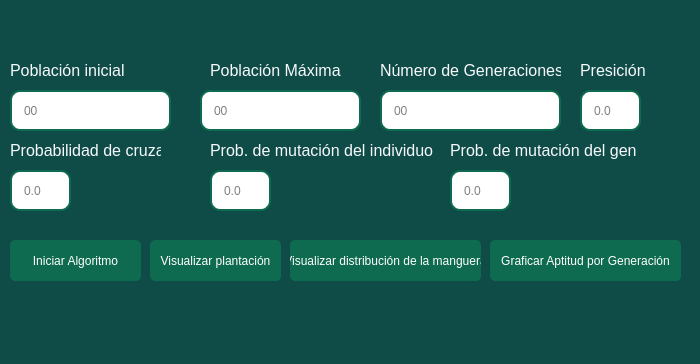
<?xml version="1.0" encoding="UTF-8"?>
<ui version="4.0">
 <class>MainWindow</class>
 <widget class="QMainWindow" name="MainWindow">
  <property name="geometry">
   <rect>
    <x>0</x>
    <y>0</y>
    <width>700</width>
    <height>364</height>
   </rect>
  </property>
  <property name="windowTitle">
   <string>MainWindow</string>
  </property>
  <property name="styleSheet">
   <string notr="true">background: #0f4c48;</string>
  </property>
  <widget class="QWidget" name="centralwidget">
   <widget class="QLabel" name="label_7">
    <property name="geometry">
     <rect>
      <x>10</x>
      <y>60</y>
      <width>131</width>
      <height>21</height>
     </rect>
    </property>
    <property name="styleSheet">
     <string notr="true">color: rgb(247, 249, 251);</string>
    </property>
    <property name="text">
     <string>&lt;html&gt;&lt;head/&gt;&lt;body&gt;&lt;p&gt;&lt;span style=&quot; font-size:12pt;&quot;&gt;Población inicial&lt;/span&gt;&lt;/p&gt;&lt;/body&gt;&lt;/html&gt;</string>
    </property>
   </widget>
   <widget class="QLineEdit" name="input_pobInicial">
    <property name="geometry">
     <rect>
      <x>10</x>
      <y>90</y>
      <width>161</width>
      <height>41</height>
     </rect>
    </property>
    <property name="styleSheet">
     <string notr="true">color: black; 
background-color: none; 
border: 2px solid #0e6b4f; 
padding: 10px; 
border-radius: 10px;</string>
    </property>
    <property name="text">
     <string/>
    </property>
    <property name="placeholderText">
     <string>00</string>
    </property>
   </widget>
   <widget class="QLabel" name="label_8">
    <property name="geometry">
     <rect>
      <x>210</x>
      <y>60</y>
      <width>131</width>
      <height>21</height>
     </rect>
    </property>
    <property name="styleSheet">
     <string notr="true">color: rgb(247, 249, 251);</string>
    </property>
    <property name="text">
     <string>&lt;html&gt;&lt;head/&gt;&lt;body&gt;&lt;p&gt;&lt;span style=&quot; font-size:12pt;&quot;&gt;Población Máxima&lt;/span&gt;&lt;/p&gt;&lt;/body&gt;&lt;/html&gt;</string>
    </property>
   </widget>
   <widget class="QLineEdit" name="input_pobMaxima">
    <property name="geometry">
     <rect>
      <x>200</x>
      <y>90</y>
      <width>161</width>
      <height>41</height>
     </rect>
    </property>
    <property name="styleSheet">
     <string notr="true">color: black; 
background-color: none; 
border: 2px solid #0e6b4f; 
padding: 10px; 
border-radius: 10px;</string>
    </property>
    <property name="text">
     <string/>
    </property>
    <property name="placeholderText">
     <string>00</string>
    </property>
   </widget>
   <widget class="QLabel" name="label_9">
    <property name="geometry">
     <rect>
      <x>380</x>
      <y>60</y>
      <width>181</width>
      <height>21</height>
     </rect>
    </property>
    <property name="styleSheet">
     <string notr="true">color: rgb(247, 249, 251);</string>
    </property>
    <property name="text">
     <string>&lt;html&gt;&lt;head/&gt;&lt;body&gt;&lt;p&gt;&lt;span style=&quot; font-size:12pt;&quot;&gt;Número de Generaciones&lt;/span&gt;&lt;/p&gt;&lt;/body&gt;&lt;/html&gt;</string>
    </property>
   </widget>
   <widget class="QLineEdit" name="input_numGeneraciones">
    <property name="geometry">
     <rect>
      <x>380</x>
      <y>90</y>
      <width>181</width>
      <height>41</height>
     </rect>
    </property>
    <property name="styleSheet">
     <string notr="true">color: black; 
background-color: none; 
border: 2px solid #0e6b4f; 
padding: 10px; 
border-radius: 10px;</string>
    </property>
    <property name="text">
     <string/>
    </property>
    <property name="placeholderText">
     <string>00</string>
    </property>
   </widget>
   <widget class="QLabel" name="label_10">
    <property name="geometry">
     <rect>
      <x>580</x>
      <y>60</y>
      <width>71</width>
      <height>21</height>
     </rect>
    </property>
    <property name="styleSheet">
     <string notr="true">color: rgb(247, 249, 251);</string>
    </property>
    <property name="text">
     <string>&lt;html&gt;&lt;head/&gt;&lt;body&gt;&lt;p&gt;&lt;span style=&quot; font-size:12pt;&quot;&gt;Presición&lt;/span&gt;&lt;/p&gt;&lt;/body&gt;&lt;/html&gt;</string>
    </property>
   </widget>
   <widget class="QLineEdit" name="input_presicion">
    <property name="geometry">
     <rect>
      <x>580</x>
      <y>90</y>
      <width>61</width>
      <height>41</height>
     </rect>
    </property>
    <property name="styleSheet">
     <string notr="true">color: black; 
background-color: none; 
border: 2px solid #0e6b4f; 
padding: 10px; 
border-radius: 10px;</string>
    </property>
    <property name="text">
     <string/>
    </property>
    <property name="placeholderText">
     <string>0.0</string>
    </property>
   </widget>
   <widget class="QLabel" name="label_11">
    <property name="geometry">
     <rect>
      <x>10</x>
      <y>140</y>
      <width>151</width>
      <height>21</height>
     </rect>
    </property>
    <property name="styleSheet">
     <string notr="true">color: rgb(247, 249, 251);</string>
    </property>
    <property name="text">
     <string>&lt;html&gt;&lt;head/&gt;&lt;body&gt;&lt;p&gt;&lt;span style=&quot; font-size:12pt;&quot;&gt;Probabilidad de cruza&lt;/span&gt;&lt;/p&gt;&lt;/body&gt;&lt;/html&gt;</string>
    </property>
   </widget>
   <widget class="QLineEdit" name="input_probCruza">
    <property name="geometry">
     <rect>
      <x>10</x>
      <y>170</y>
      <width>61</width>
      <height>41</height>
     </rect>
    </property>
    <property name="styleSheet">
     <string notr="true">color: black; 
background-color: none; 
border: 2px solid #0e6b4f; 
padding: 10px; 
border-radius: 10px;</string>
    </property>
    <property name="text">
     <string/>
    </property>
    <property name="placeholderText">
     <string>0.0</string>
    </property>
   </widget>
   <widget class="QLabel" name="label_12">
    <property name="geometry">
     <rect>
      <x>210</x>
      <y>140</y>
      <width>241</width>
      <height>21</height>
     </rect>
    </property>
    <property name="styleSheet">
     <string notr="true">color: rgb(247, 249, 251);</string>
    </property>
    <property name="text">
     <string>&lt;html&gt;&lt;head/&gt;&lt;body&gt;&lt;p&gt;&lt;span style=&quot; font-size:12pt;&quot;&gt;Prob. de mutación del individuo&lt;/span&gt;&lt;/p&gt;&lt;/body&gt;&lt;/html&gt;</string>
    </property>
   </widget>
   <widget class="QLabel" name="label_13">
    <property name="geometry">
     <rect>
      <x>450</x>
      <y>140</y>
      <width>191</width>
      <height>21</height>
     </rect>
    </property>
    <property name="styleSheet">
     <string notr="true">color: rgb(247, 249, 251);</string>
    </property>
    <property name="text">
     <string>&lt;html&gt;&lt;head/&gt;&lt;body&gt;&lt;p&gt;&lt;span style=&quot; font-size:12pt;&quot;&gt;Prob. de mutación del gen&lt;/span&gt;&lt;/p&gt;&lt;/body&gt;&lt;/html&gt;</string>
    </property>
   </widget>
   <widget class="QLineEdit" name="input_probMutacionIndividuo">
    <property name="geometry">
     <rect>
      <x>210</x>
      <y>170</y>
      <width>61</width>
      <height>41</height>
     </rect>
    </property>
    <property name="styleSheet">
     <string notr="true">color: black; 
background-color: none; 
border: 2px solid #0e6b4f; 
padding: 10px; 
border-radius: 10px;</string>
    </property>
    <property name="text">
     <string/>
    </property>
    <property name="placeholderText">
     <string>0.0</string>
    </property>
   </widget>
   <widget class="QLineEdit" name="input_probMutacionGen">
    <property name="geometry">
     <rect>
      <x>450</x>
      <y>170</y>
      <width>61</width>
      <height>41</height>
     </rect>
    </property>
    <property name="styleSheet">
     <string notr="true">color: black; 
background-color: none; 
border: 2px solid #0e6b4f; 
padding: 10px; 
border-radius: 10px;</string>
    </property>
    <property name="text">
     <string/>
    </property>
    <property name="placeholderText">
     <string>0.0</string>
    </property>
   </widget>
   <widget class="QPushButton" name="btn_iniciarAlgoritmo">
    <property name="geometry">
     <rect>
      <x>10</x>
      <y>240</y>
      <width>131</width>
      <height>41</height>
     </rect>
    </property>
    <property name="styleSheet">
     <string notr="true"> background-color: #0e6b4f; 
height: 30px;
color: rgb(255, 255, 255);
border-radius: 5px;</string>
    </property>
    <property name="text">
     <string>Iniciar Algoritmo</string>
    </property>
   </widget>
   <widget class="QPushButton" name="btn_verPlantacion">
    <property name="geometry">
     <rect>
      <x>150</x>
      <y>240</y>
      <width>131</width>
      <height>41</height>
     </rect>
    </property>
    <property name="styleSheet">
     <string notr="true"> background-color: #0e6b4f; 
height: 30px;
color: rgb(255, 255, 255);
border-radius: 5px;</string>
    </property>
    <property name="text">
     <string>Visualizar plantación</string>
    </property>
   </widget>
   <widget class="QPushButton" name="btn_verMangueraRiego">
    <property name="geometry">
     <rect>
      <x>290</x>
      <y>240</y>
      <width>191</width>
      <height>41</height>
     </rect>
    </property>
    <property name="styleSheet">
     <string notr="true"> background-color: #0e6b4f; 
height: 30px;
color: rgb(255, 255, 255);
border-radius: 5px;</string>
    </property>
    <property name="text">
     <string>Visualizar distribución de la manguera</string>
    </property>
   </widget>
   <widget class="QPushButton" name="btn_graficaAptitud">
    <property name="geometry">
     <rect>
      <x>490</x>
      <y>240</y>
      <width>191</width>
      <height>41</height>
     </rect>
    </property>
    <property name="styleSheet">
     <string notr="true"> background-color: #0e6b4f; 
height: 30px;
color: rgb(255, 255, 255);
border-radius: 5px;</string>
    </property>
    <property name="text">
     <string>Graficar Aptitud por Generación</string>
    </property>
   </widget>
  </widget>
  <widget class="QMenuBar" name="menubar">
   <property name="geometry">
    <rect>
     <x>0</x>
     <y>0</y>
     <width>700</width>
     <height>21</height>
    </rect>
   </property>
  </widget>
  <widget class="QStatusBar" name="statusbar"/>
 </widget>
 <resources/>
 <connections/>
</ui>
